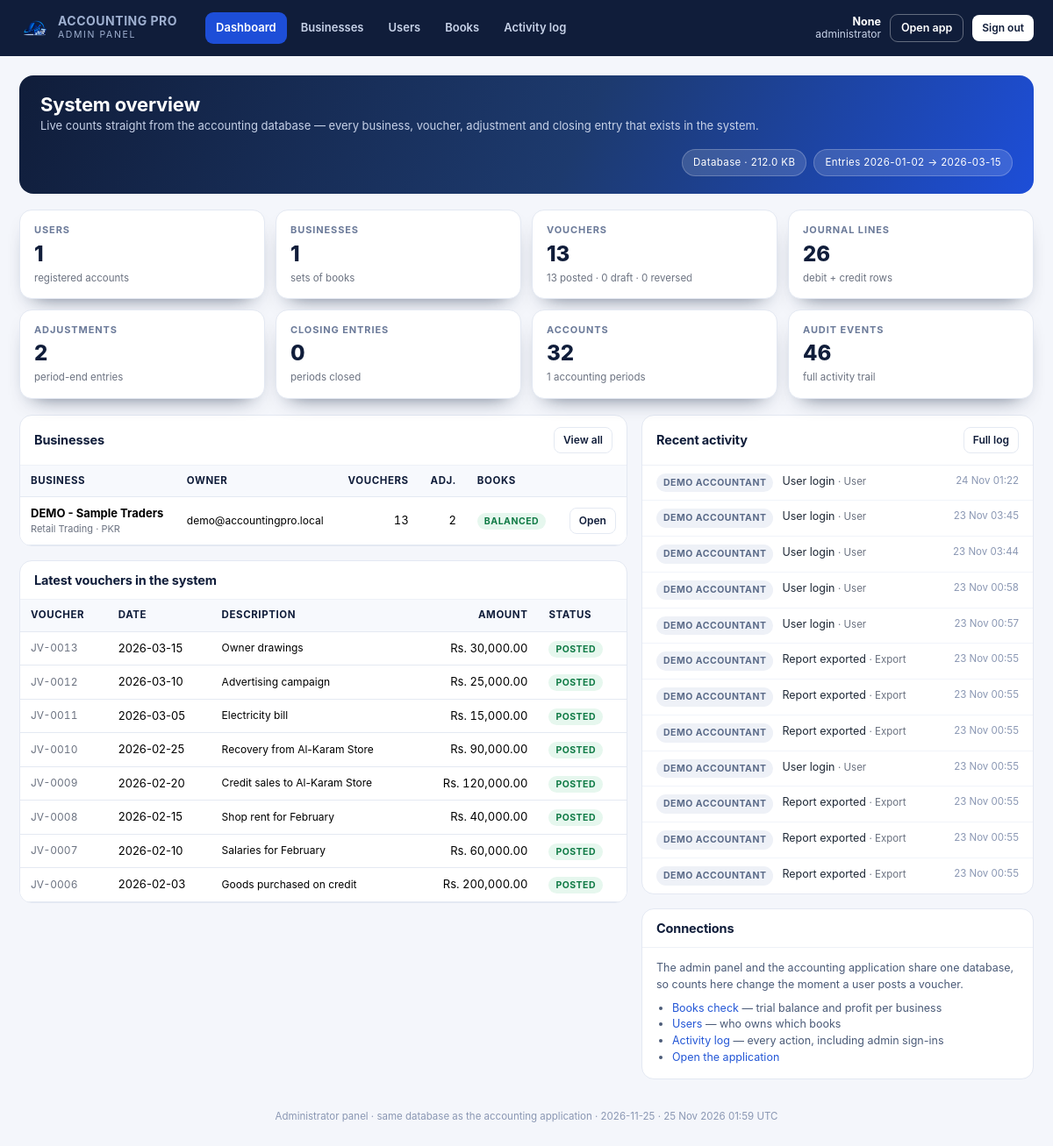
/admin (signed in), run on the app's committed database.
### models.py (models this page shows, shortened)
class Business(db.Model):
    __tablename__ = "businesses"
    id = db.Column(Integer, primary_key=True)
    user_id = db.Column(Integer, ForeignKey("users.id", ondelete="CASCADE"),
                        nullable=False, index=True)
    name = db.Column(String(190), nullable=False)
    logo = db.Column(String(255))
    owner_name = db.Column(String(150))
    address = db.Column(Text)
    phone = db.Column(String(50))
    email = db.Column(String(190))
    business_type = db.Column(String(100))
    currency = db.Column(String(8), default="PKR", nullable=False)
    fy_start = db.Column(Date, default=lambda: date(2026, 1, 1), nullable=False)
    fy_end = db.Column(Date, default=lambda: date(2026, 3, 31), nullable=False)
    accounting_method = db.Column(String(20), default="Accrual", nullable=False)
    description = db.Column(Text)
    created_at = db.Column(DateTime, default=datetime.utcnow, nullable=False)
    updated_at = db.Column(DateTime, default=datetime.utcnow, onupdate=datetime.utcnow)
    user = relationship("User", back_populates="businesses")
    periods = relationship("AccountingPeriod", back_populates="business",
                           cascade="all, delete-orphan")
    accounts = relationship("Account", back_populates="business",
                            cascade="all, delete-orphan")
    def active_period(self):
        for p in self.periods:
            if p.is_active:
                return p
        return self.periods[0] if self.periods else None

class User(db.Model):
    __tablename__ = "users"
    id = db.Column(Integer, primary_key=True)
    name = db.Column(String(120), nullable=False)
    email = db.Column(String(190), nullable=False, unique=True, index=True)
    password_hash = db.Column(String(255), nullable=False)
    is_active = db.Column(Boolean, default=True, nullable=False)
    reset_token = db.Column(String(120), index=True)
    reset_expires = db.Column(DateTime)
    last_login = db.Column(DateTime)
    created_at = db.Column(DateTime, default=datetime.utcnow, nullable=False)
    businesses = relationship("Business", back_populates="user",
                              cascade="all, delete-orphan")
    settings = relationship("UserSettings", back_populates="user", uselist=False,
                            cascade="all, delete-orphan")

class JournalEntry(db.Model):
    __tablename__ = "journal_entries"
    __table_args__ = (
        UniqueConstraint("business_id", "voucher_no", name="uq_voucher_no"),
        Index("ix_entry_business_date", "business_id", "entry_date"),
    )
    id = db.Column(Integer, primary_key=True)
    business_id = db.Column(Integer, ForeignKey("businesses.id", ondelete="CASCADE"),
                            nullable=False, index=True)
    period_id = db.Column(Integer, ForeignKey("accounting_periods.id", ondelete="SET NULL"))
    voucher_no = db.Column(String(40), nullable=False)
    entry_date = db.Column(Date, nullable=False)
    entry_type = db.Column(String(40), default="General Journal", nullable=False)
    description = db.Column(String(255))
    narration = db.Column(Text)
    reference = db.Column(String(80))
    attachment = db.Column(String(255))
    status = db.Column(String(20), default="draft", nullable=False, index=True)
    reversal_of_id = db.Column(Integer, ForeignKey("journal_entries.id", ondelete="SET NULL"))
    total_debit = db.Column(Money, default=ZERO, nullable=False)
    total_credit = db.Column(Money, default=ZERO, nullable=False)
    created_by = db.Column(Integer, ForeignKey("users.id", ondelete="SET NULL"))
    created_at = db.Column(DateTime, default=datetime.utcnow, nullable=False)
    posted_at = db.Column(DateTime)
    lines = relationship("JournalLine", back_populates="entry",
                         cascade="all, delete-orphan", order_by="JournalLine.id")
    reversal_of = relationship("JournalEntry", remote_side=[id], foreign_keys=[reversal_of_id])

class AuditLog(db.Model):
    __tablename__ = "audit_logs"
    __table_args__ = (Index("ix_audit_user_time", "user_id", "created_at"),)
    id = db.Column(Integer, primary_key=True)
    user_id = db.Column(Integer, ForeignKey("users.id", ondelete="SET NULL"))
    business_id = db.Column(Integer, ForeignKey("businesses.id", ondelete="SET NULL"))
    action = db.Column(String(60), nullable=False)
    record_type = db.Column(String(60))
    record_id = db.Column(Integer)
    previous_values = db.Column(Text)
    new_values = db.Column(Text)
    ip_address = db.Column(String(60))
    created_at = db.Column(DateTime, default=datetime.utcnow, nullable=False, index=True)

### admin_panel.py (the view)
    @app.route("/admin")
    @admin_required
    def admin_dashboard():
        stats = _overview()
        rows = _business_rows()
        for row in rows:
            row["books"] = _check_books(row["business"].id)
        recent_events = (AuditLog.query.order_by(AuditLog.created_at.desc())
                         .limit(12).all())
        recent_vouchers = (JournalEntry.query.order_by(JournalEntry.created_at.desc())
                           .limit(8).all())
        owners = {u.id: u for u in User.query.all()}
        return render_template("admin/dashboard.html", stats=stats, rows=rows,
                               recent_events=recent_events,
                               recent_vouchers=recent_vouchers, owners=owners,
                               db_size=_db_size(),
                               now=datetime.utcnow(),
                               today=date.today())

### templates/admin/dashboard.html (shortened to what this page needs)
{% extends 'admin/base.html' %}
{% block content %}
<div class="adm-hero">
  <div>
    <h1>System overview</h1>
    <p>Live counts straight from the accounting database — every business, voucher,
       adjustment and closing entry that exists in the system.</p>
  </div>
  <div class="ms-auto d-flex gap-2 flex-wrap">
    <span class="pill">Database · {{ db_size }}</span>
    <span class="pill">Entries {{ stats.first_entry or '—' }} → {{ stats.last_entry or '—' }}</span>
  </div>
</div>
<div class="kpi-grid">
  <div class="kpi"><span>Users</span><strong>{{ stats.users }}</strong><small>registered accounts</small></div>
  <div class="kpi"><span>Businesses</span><strong>{{ stats.businesses }}</strong><small>sets of books</small></div>
  <div class="kpi"><span>Vouchers</span><strong>{{ stats.vouchers }}</strong>
    <small>{{ stats.posted }} posted · {{ stats.drafts }} draft · {{ stats.reversed }} reversed</small></div>
  <div class="kpi"><span>Journal lines</span><strong>{{ stats.lines }}</strong><small>debit + credit rows</small></div>
  <div class="kpi"><span>Adjustments</span><strong>{{ stats.adjustments }}</strong><small>period-end entries</small></div>
  <div class="kpi"><span>Closing entries</span><strong>{{ stats.closings }}</strong><small>periods closed</small></div>
  <div class="kpi"><span>Accounts</span><strong>{{ stats.accounts }}</strong><small>{{ stats.periods }} accounting periods</small></div>
  <div class="kpi"><span>Audit events</span><strong>{{ stats.events }}</strong><small>full activity trail</small></div>
</div>
<div class="adm-grid">
  <div>
    <section class="adm-card">
      <header><h3>Businesses</h3>
        <a class="btn btn-sm btn-ghost" href="{{ url_for('admin_businesses') }}">View all</a></header>
      <div class="body flush">
        <div class="table-wrap">
          <table class="table align-middle mb-0">
            <thead><tr><th>Business</th><th>Owner</th><th class="text-end">Vouchers</th>
              <th class="text-end">Adj.</th><th>Books</th><th></th></tr></thead>
            <tbody>
            {% for r in rows[:8] %}
              <tr>
                <td><strong>{{ r.business.name }}</strong>
                  <div class="hint" style="font-size:11px">{{ r.business.business_type or '—' }} · {{ r.business.currency }}</div></td>
                <td class="hint" style="font-size:12px">{{ r.owner.email if r.owner else '—' }}</td>
                <td class="num">{{ r.vouchers }}</td>
                <td class="num">{{ r.adjustments }}</td>
                <td>
                  {% if r.books and r.books.balanced %}<span class="adm-tag ok">Balanced</span>
                  {% elif r.books %}<span class="adm-tag bad">Difference</span>
                  {% else %}<span class="adm-tag muted">—</span>{% endif %}
                </td>
                <td class="text-end"><a class="btn btn-sm btn-ghost"
                   href="{{ url_for('admin_business_detail', business_id=r.business.id) }}">Open</a></td>
              </tr>
            {% else %}
              <tr><td colspan="6" class="hint">No businesses have been created yet.</td></tr>
            {% endfor %}
            </tbody>
          </table>
        </div>
      </div>
    </section>
    <section class="adm-card">
      <header><h3>Latest vouchers in the system</h3></header>
      <div class="body flush">
        <div class="table-wrap">
          <table class="table align-middle mb-0">
            <thead><tr><th>Voucher</th><th>Date</th><th>Description</th>
              <th class="text-end">Amount</th><th>Status</th></tr></thead>
            <tbody>
            {% for v in recent_vouchers %}
              <tr>
                <td class="code">{{ v.voucher_no }}</td>
                <td>{{ v.entry_date }}</td>
                <td class="hint" style="font-size:12px">{{ (v.description or v.entry_type)|truncate(46) }}</td>
                <td class="num">{{ v.total_debit|rs }}</td>
                <td><span class="adm-tag {{ 'ok' if v.status == 'posted' else ('info' if v.status == 'draft' else 'muted') }}">{{ v.status }}</span></td>
              </tr>
            {% else %}
              <tr><td colspan="5" class="hint">No vouchers yet.</td></tr>
            {% endfor %}
            </tbody>
          </table>
        </div>
      </div>
    </section>
  </div>
  <div>
    <section class="adm-card">
      <header><h3>Recent activity</h3>
        <a class="btn btn-sm btn-ghost" href="{{ url_for('admin_activity') }}">Full log</a></header>
      <div class="body flush">
        <ul class="adm-list">
          {% for e in recent_events %}
            {% set ev_user = owners.get(e.user_id) %}
            <li>
              <span class="adm-tag {{ 'info' if e.action.startswith('Admin') else 'muted' }}">
                {{ 'admin' if e.action.startswith('Admin') else (ev_user.name if ev_user else 'system') }}</span>
              <span>{{ e.action }}
                {% if e.record_type %}<span class="hint">· {{ e.record_type }}</span>{% endif %}</span>
              <span class="when">{{ e.created_at.strftime('%d %b %H:%M') }}</span>
            </li>
          {% else %}
            <li class="hint">No activity recorded yet.</li>
          {% endfor %}
        </ul>
      </div>
    </section>
    <section class="adm-card">
      <header><h3>Connections</h3></header>
      <div class="body" style="font-size:12.5px;color:#4b5b78">
        <p class="mb-2">The admin panel and the accounting application share one
          database, so counts here change the moment a user posts a voucher.</p>
        <ul style="padding-left:18px;margin:0">
          <li><a href="{{ url_for('admin_reports') }}">Books check</a> — trial balance and profit per business</li>
          <li><a href="{{ url_for('admin_users') }}">Users</a> — who owns which books</li>
          <li><a href="{{ url_for('admin_activity') }}">Activity log</a> — every action, including admin sign-ins</li>
          <li><a href="{{ url_for('index') }}" target="_blank" rel="noopener">Open the application</a></li>
        </ul>
      </div>
    </section>
  </div>
</div>
{% endblock %}

### data on the page
Business: business.name "DEMO - Sample Traders", business "Retail Trading", business.currency "PKR"
User: owner "demo@accountingpro.local"
JournalEntry: voucher_no "JV-0013", entry_date "2026-03-15", description "Owner drawings", total_debit|rs "Rs. 30,000.00", status "POSTED"
JournalEntry: voucher_no "JV-0012", entry_date "2026-03-10", description "Advertising campaign", total_debit|rs "Rs. 25,000.00", status "POSTED"
JournalEntry: voucher_no "JV-0011", entry_date "2026-03-05", description "Electricity bill", total_debit|rs "Rs. 15,000.00", status "POSTED"
JournalEntry: voucher_no "JV-0010", entry_date "2026-02-25", description "Recovery from Al-Karam Store", total_debit|rs "Rs. 90,000.00", status "POSTED"
JournalEntry: voucher_no "JV-0009", entry_date "2026-02-20", description "Credit sales to Al-Karam Store", total_debit|rs "Rs. 120,000.00", status "POSTED"
JournalEntry: voucher_no "JV-0008", entry_date "2026-02-15", description "Shop rent for February", total_debit|rs "Rs. 40,000.00", status "POSTED"
JournalEntry: voucher_no "JV-0007", entry_date "2026-02-10", description "Salaries for February", total_debit|rs "Rs. 60,000.00", status "POSTED"
JournalEntry: voucher_no "JV-0006", entry_date "2026-02-03", description "Goods purchased on credit", total_debit|rs "Rs. 200,000.00", status "POSTED"
AuditLog: action.name "DEMO ACCOUNTANT", action "User login", record_type "User", created_at "24 Nov 01:22"
AuditLog: action.name "DEMO ACCOUNTANT", action "User login", record_type "User", created_at "23 Nov 03:45"
AuditLog: action.name "DEMO ACCOUNTANT", action "User login", record_type "User", created_at "23 Nov 03:44"
AuditLog: action.name "DEMO ACCOUNTANT", action "User login", record_type "User", created_at "23 Nov 00:58"
AuditLog: action.name "DEMO ACCOUNTANT", action "User login", record_type "User", created_at "23 Nov 00:57"
AuditLog: action.name "DEMO ACCOUNTANT", action "Report exported", record_type "Export", created_at "23 Nov 00:55"
AuditLog: action.name "DEMO ACCOUNTANT", action "Report exported", record_type "Export", created_at "23 Nov 00:55"
AuditLog: action.name "DEMO ACCOUNTANT", action "Report exported", record_type "Export", created_at "23 Nov 00:55"
AuditLog: action.name "DEMO ACCOUNTANT", action "User login", record_type "User", created_at "23 Nov 00:55"
AuditLog: action.name "DEMO ACCOUNTANT", action "Report exported", record_type "Export", created_at "23 Nov 00:55"
AuditLog: action.name "DEMO ACCOUNTANT", action "Report exported", record_type "Export", created_at "23 Nov 00:55"
AuditLog: action.name "DEMO ACCOUNTANT", action "Report exported", record_type "Export", created_at "23 Nov 00:55"

### other printed values
{{ session.get('admin_email') }} "None"
{{ db_size }} "212.0 KB"
{{ stats.first_entry or '—' }} "2026-01-02"
{{ stats.last_entry or '—' }} "2026-03-15"
{{ stats.users }} "1"
{{ stats.businesses }} "1"
{{ stats.vouchers }} "13"
{{ stats.posted }} "13"
{{ stats.drafts }} "0"
{{ stats.reversed }} "0"
{{ stats.lines }} "26"
{{ stats.adjustments }} "2"
{{ stats.closings }} "0"
{{ stats.accounts }} "32"
{{ stats.periods }} "1"
